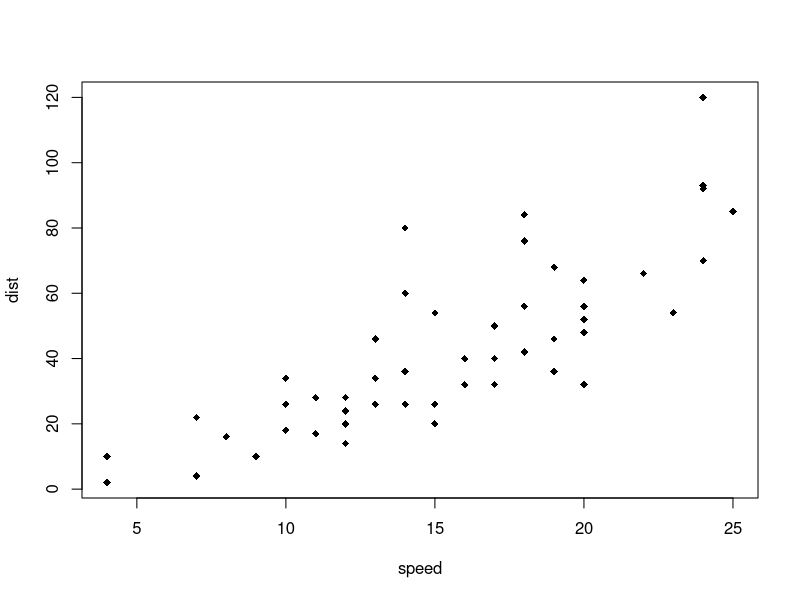
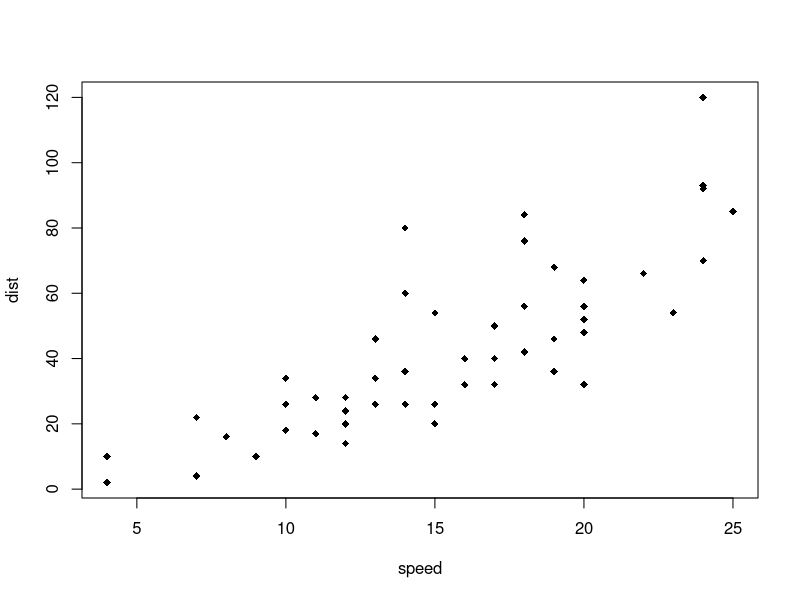

The R script that drew these images, in order: (Note: this script raises an error after producing the figures.)
## ---- chunk 1
# Chunk 1 
plot(cars, pch = 18)
## ---- chunk 2
knitr::opts_chunk$set(echo = TRUE)

## ---- chunk 3
#chunk 1
plot(cars,pch=18)
## ---- chunk 4
# Chunk 2 
knitr::include_graphics("hex-rmarkdown.png")
## ---- chunk 5
# Chunk 3 
knitr::kable(iris[1:5, ], caption = 'A caption')
